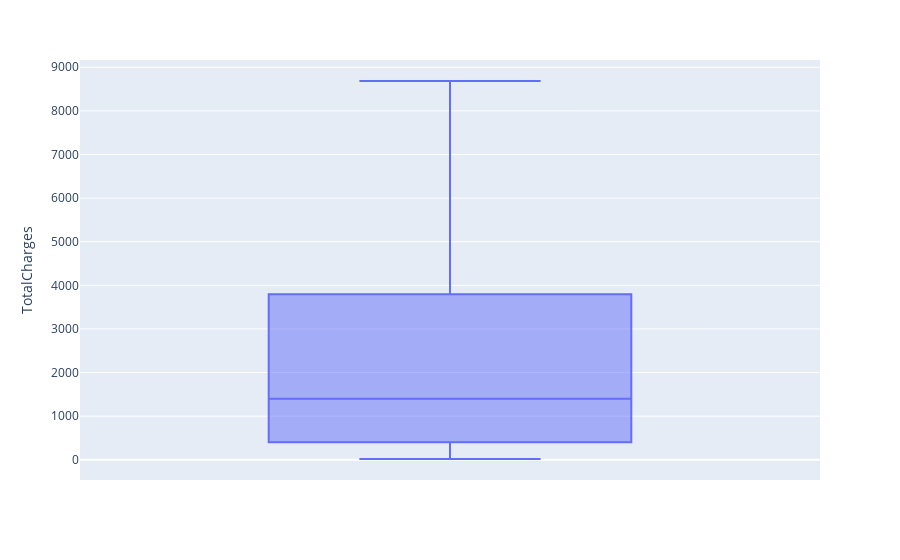

The notebook cell saved with this chart:
### Code cell
fig = px.box(df, y='TotalCharges')

fig.show()

### Figure 1 — Plotly figure (JSON) as saved in the notebook; plotly's stock layout.template omitted (floating-point values rounded to 4 significant figures; data arrays with more than 128 entries replaced by an {"elided": "..."} marker saying what was removed)
{"data": [{"alignmentgroup": "True", "hovertemplate": "TotalCharges=%{y}<extra></extra>", "legendgroup": "", "marker": {"color": "#636efa"}, "name": "", "notched": false, "offsetgroup": "", "orientation": "v", "showlegend": false, "type": "box", "x0": " ", "xaxis": "x", "y": {"elided": "7032 float values"}, "y0": " ", "yaxis": "y"}], "layout": {"boxmode": "group", "legend": {"tracegroupgap": 0}, "margin": {"t": 60}, "xaxis": {"anchor": "y", "domain": [0, 1]}, "yaxis": {"anchor": "x", "domain": [0, 1], "title": {"text": "TotalCharges"}}}}
